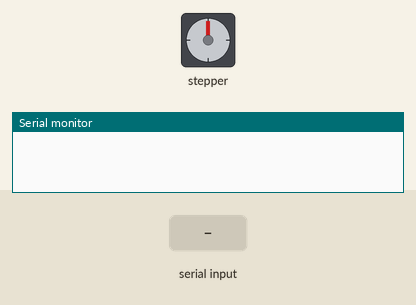
Simulated run of this sketch. Board: Arduino Uno, built with avr-gcc and run on an emulated ATmega328P. On the bench: stepper motor, the last lines printed to the serial monitor. Inputs (shaded band) come from the test bench. Stepper angles assume 500 steps per turn.

Above: at 1.2 s.
1.3 s: "1\n" received over Serial
At 3.4 s:
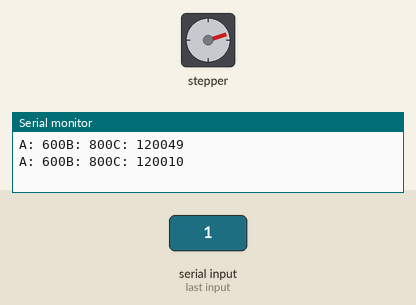
3.8 s: byte 51 ('3') received over Serial
At 6.5 s:
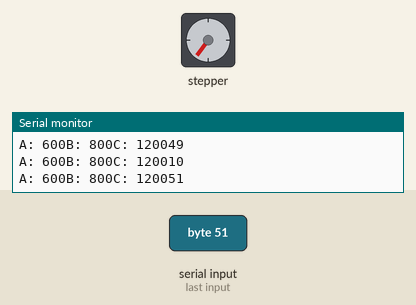
6.8 s: byte 50 ('2') received over Serial
At 6.95 s:
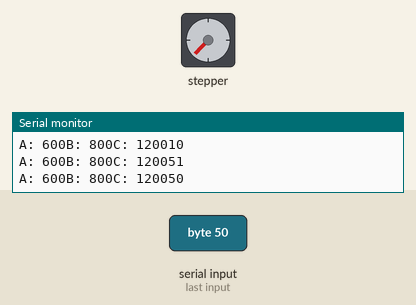
9.8 s: byte 49 ('1') received over Serial
At 12.0 s:
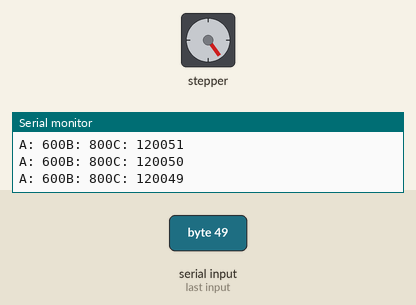
12.3 s: "2\n" received over Serial
At 12.75 s:
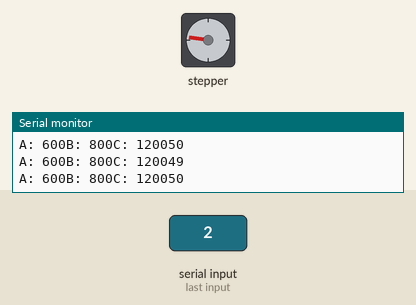
Timing chart, 0 to 15.3 s (numbered marks = the images above; inputs shaded):
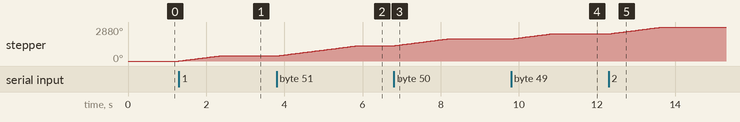

The sketch:

motorDePasso__bluetooth.ino
```cpp
#include <Stepper.h>

const int stepsPerRevolution = 500;
int data = 0;

//Inicializa a biblioteca utilizando as portas de 8 a 11 para
//ligacao ao motor
Stepper myStepper(stepsPerRevolution, 8,10,9,11);

void setup()
{
 //Determina a velocidade inicial do motor
 myStepper.setSpeed(70);
  Serial.begin(9600);
}

void loop()

{
   myStepper.step(0);
  if(Serial.available() > 0)
  {
    Serial.print("A: 600");
    Serial.print("B: 800");
    Serial.print("C: 1200");

    data = Serial.read();
    Serial.print(data);
    Serial.print("\n");

    if(data == '1')
    {
      myStepper.step(600);
    }
    else if(data == '2')
    {
       myStepper.step(800);
    }

   else if(data == '3')
    {
       myStepper.step(1200);
    }

  }
}
```

Measured:
- after the input at 1.3 s, stepper: turns 432° clockwise in 1.0 s, starting at once
- after the input at 3.8 s, stepper: turns 864° clockwise in 2.1 s, starting at once
- after the input at 6.8 s, stepper: turns 576° clockwise in 1.4 s, starting at once
- after the input at 9.8 s, stepper: turns 432° clockwise in 1.0 s, starting at once
- after the input at 12.3 s, stepper: turns 576° clockwise in 1.4 s, starting at once
